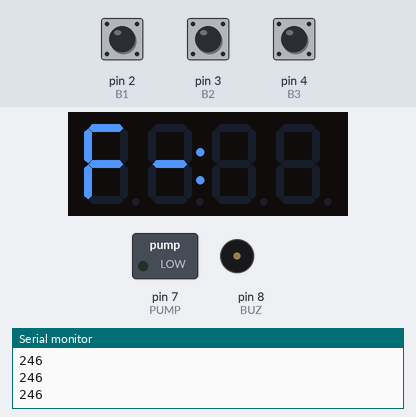
Bench run of a sketch on a simulated Arduino Uno, built with avr-gcc and run on an emulated ATmega328P. Shown: 4-digit seven-segment display, switched loads named in the sketch (green lamp = pin HIGH), buzzer (waves = sounding, pin HIGH), the last lines printed to the serial monitor. The inputs (shaded band) are chosen by the test bench; at power-on: pin 2 (B1) HIGH, pin 4 (B3) HIGH, pin 3 (B2) HIGH. EEPROM starts erased.

Above: at 1.7 s.
1.8 s: pin 2 (B1) pulled LOW for 0.15 s
At 1.96 s:
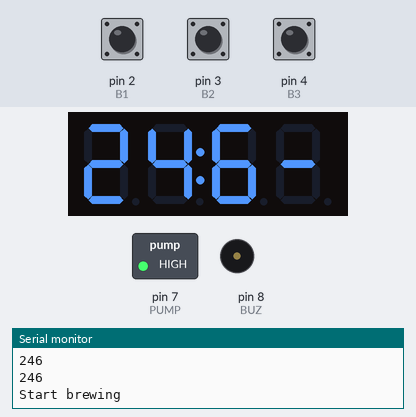
2.5 s: pin 4 (B3) pulled LOW for 3.2 s
At 3.86 s:
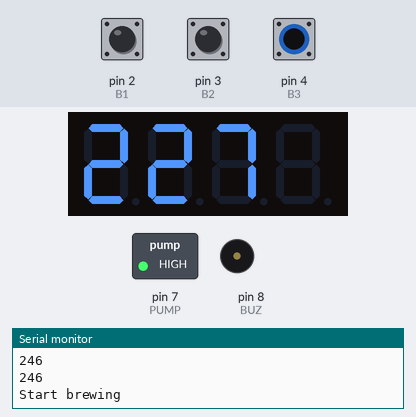
6.3 s: pin 3 (B2) pulled LOW for 0.15 s
At 6.9 s:
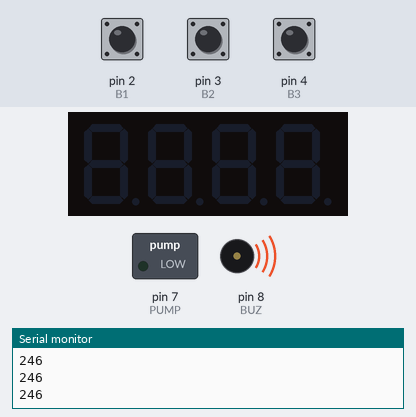
7.0 s: pin 3 (B2) pulled LOW for 1 s
11.0 s: pin 2 (B1) pulled LOW for 1 s
At 11.7 s:
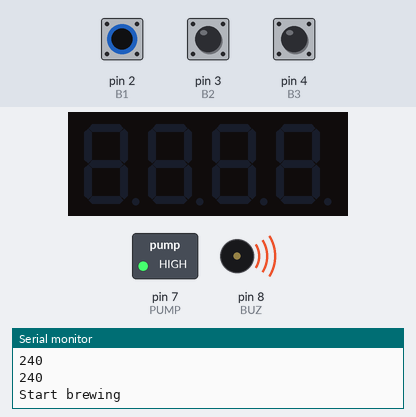
12.6 s: pin 3 (B2) pulled LOW for 3.2 s
At 18.5 s:
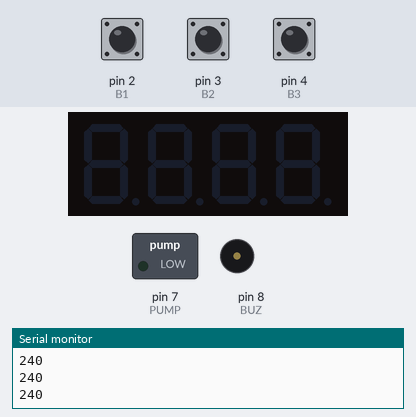
Timing chart, 0 to 19.5 s (numbered marks = the images above; inputs shaded):
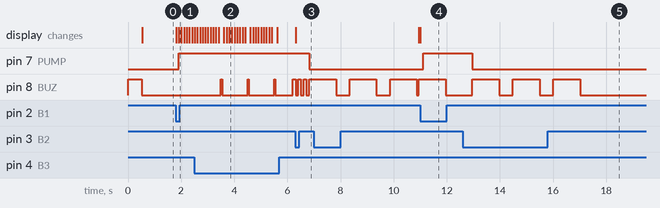

The sketch:

cofee_timer.ino
```cpp
#include <EEPROM.h>
#include "EEPROMAnything.h"
#include <TimerOne.h>
#include <Bounce2.h>
#include <avr/pgmspace.h>
#include "TM1637.h"
#define ON 1
#define OFF 0
#define SETTINGS_ADDR 0

struct config_c
{
  unsigned char time_prebrew = 20;
  unsigned char time_break = 50;
  unsigned char time_brew = 250;
} settings;

boolean _flag_settings_saved = false;
boolean _flag_left_inactive_menu = false;
int8_t TimeDisp[] = {0x00,0x00,0x00,0x00};
unsigned char ClockPoint = 1;
unsigned char Update = OFF;
unsigned int eepromaddr;
boolean Flag_ReadTime;
boolean _flag_brewing_status = false;
boolean _flag_brewing_paused = false;
boolean _flag_brewing_beeping = false;

long minute = 60000;
boolean timePassed = false;
unsigned char second;
unsigned char _second;
unsigned char _stage;
unsigned char brew_time_10, prebrew_time_10, break_time_10;
int menu_brew_time_10, menu_prebrew_time_10, menu_break_time_10;
unsigned char dsec;

int bv1, bv2, bv3;
unsigned long bv3_first, bv3_previous = HIGH;
unsigned long in_menu_last_pressed;
boolean _flag_inside_menu = false;
boolean inside_second_menu = false;
int beep_count;   // How long the button was held (secs)
int menu_level = 0;
int menu_digit = 0;
unsigned long previousMillis = 0;

#define B1 2
#define B2 3
#define B3 4
#define BUZ 8
#define PUMP 7

#define CLK 6//pins definitions for TM1637 and can be changed to other ports
#define DIO 5
TM1637 tm1637(CLK,DIO);

Bounce b3_debouncer = Bounce();

void setup()
{
  Serial.begin(9600);

  tm1637.set(BRIGHT_TYPICAL);//BRIGHT_TYPICAL = 2,BRIGHT_DARKEST = 0,BRIGHTEST = 7;
  tm1637.init();

//  BUTTONS
  pinMode(B1, INPUT);
  pinMode(B2, INPUT);
  pinMode(B3, INPUT_PULLUP);

  digitalWrite(B1, HIGH);
  digitalWrite(B2, HIGH);
  digitalWrite(B3, HIGH);

  pinMode(BUZ, OUTPUT);
  digitalWrite(BUZ, LOW);
  pinMode(PUMP, OUTPUT);
  digitalWrite(PUMP, LOW);

  b3_debouncer.attach(B3);
  b3_debouncer.interval(100);

// INTERRUPTS
  attachInterrupt(digitalPinToInterrupt( B1 ), runBrewingISR, FALLING);
  attachInterrupt(digitalPinToInterrupt( B2 ), breakBrewingISR, FALLING);

// buzzer BIP
  digitalWrite(BUZ, HIGH);
  delay(500);
  digitalWrite(BUZ, LOW);

  readSettings();
  displayCurrentSettings();


// default display
  tm1637.point(POINT_ON);
  TimeDisp[0] = 15;
  TimeDisp[1] = 16;
  TimeDisp[2] = 17;
  TimeDisp[3] = 18;
  tm1637.display(TimeDisp);
}
void loop()
{

//  button values
//  bv1 = digitalRead(B1);
//  bv2 = digitalRead(B2);


  if( _flag_inside_menu == true ) {

    tm1637.point(POINT_OFF);
    b3_debouncer.update();

    if( b3_debouncer.fell() ) {
      menu_digit++;
      if( menu_digit == 2)
      {
        menu_digit = 0;
        menu_level ++;
      }
      if(menu_level > 2) {
        menu_level = 0;
      }
      in_menu_last_pressed = millis();
    }


    if(millis() - in_menu_last_pressed > 10000) {
      // leaving menu after 10 seconds of inactivity

      _flag_inside_menu = false;
      _flag_left_inactive_menu = true;
    }

    switch(menu_level) {
      case 0:
        prepareTimeDisp(menu_prebrew_time_10, menu_level, menu_digit);
      break;
      case 1:
        prepareTimeDisp(menu_break_time_10, menu_level, menu_digit);
      break;
      case 2:
        prepareTimeDisp(menu_brew_time_10, menu_level, menu_digit);
      break;
      default: break;
    }
    Serial.println("IN TD");
    tm1637.display(TimeDisp);
  } else {
    bv3 = digitalRead(B3);

    if(_flag_inside_menu == false && _flag_brewing_status == false) {
      checkTimePassed();
    }


    // RUN MENU
    if (bv3 == LOW && bv3_previous == HIGH && millis()- bv3_first > 200){
      bv3_first = millis();    // if the buttons becomes press remember the time
    }

    if (bv3 == LOW && ((millis() - bv3_first) % 1000) < 20 && millis() - bv3_first > 500){
      beep_count++;
      if(beep_count < 5) {
        ledblink(1, 50, BUZ);
      }

    }
    if (bv3 == HIGH && bv3_previous == LOW && beep_count >= 3 && beep_count < 4){
      delay(500);
      ledblink(3,100,BUZ);
      in_menu_last_pressed = millis();
      tm1637.clearDisplay();

      // set temporary menu values
      menu_prebrew_time_10 = prebrew_time_10;
      menu_break_time_10 = break_time_10;
      menu_brew_time_10 = brew_time_10;

      _flag_inside_menu = true;
    }
    if (bv3 == HIGH && bv3_previous == LOW && beep_count >= 4 && beep_count < 5){
      delay(500);
      ledblink(4,100,BUZ);
      in_menu_last_pressed = millis();
      tm1637.clearDisplay();

      inside_second_menu = true;
    }

    if (bv3 == HIGH){ // reset the counter if the button is not pressed
      beep_count = 0;
    }

    bv3_previous = bv3;
  // RUN MENU END
  }


  if( _flag_brewing_beeping == true )
  {
    finishBeep();
  }
  if(Update == ON && _flag_brewing_status == true)
  {
    TimeUpdate();
    tm1637.display(TimeDisp);
  }

  if( _flag_settings_saved == true ) {
    menu_level = 0;
    menu_digit = 0;
    displayCurrentSettings();
    saveSettings();
    tm1637.clearDisplay();
    TimeDisp[0] = 20; TimeDisp[1] = 10; TimeDisp[2] = 21; TimeDisp[3] = 14;
    tm1637.display(TimeDisp);
    ledblink(1, 1000, BUZ);
    tm1637.clearDisplay();

    _flag_settings_saved = false;
  }

  if( _flag_left_inactive_menu == true ) {
    Serial.println("Leaving menu after inactivity");
    menu_level = 0;
    menu_digit = 0;
    ledblink(5, 50, BUZ);
    tm1637.point(OFF);
    tm1637.clearDisplay();


    _flag_left_inactive_menu = false;
  }
}


void checkTimePassed(void) {
  unsigned long current = millis();

  if( ( current > (minute * 10L) ) && ( current < ((minute * 10L) + 100) ) ) {
    // inform me after 10 minutes passed
    ledblink(1, 1000, BUZ);
  }
  if( ( current > (minute * 20L) ) && ( current < ((minute * 20L) + 100) ) ) {
    // inform me after 20 minutes passed
    ledblink(2, 2000, BUZ);
  }
  if( ( current > (minute * 30L) ) && ( current < ((minute * 30L) + 100) ) ) {
    // inform me after 30 minutes passed
    ledblink(3, 3000, BUZ);
  }
  if( ( current > (minute * 45L) ) && ( current < ((minute * 45L) + 1000) ) ) {
    // inform me after 45 minutes passed - constant sign
    digitalWrite(BUZ, HIGH);
    timePassed = true;
  }
}

void prepareTimeDisp(int TD, int8_t menu_level, int menu_digit) {
  unsigned long currentMillis = millis();
  if( currentMillis - previousMillis >= 200 ) {
    previousMillis = currentMillis;

    if(TimeDisp[menu_digit] == 19) {
        TimeDisp[0] = TD / 100;
        TimeDisp[1] = (TD / 10) % 10;
    } else {
      TimeDisp[menu_digit] = 19;
    }
  }

  TimeDisp[2] = 19;
  TimeDisp[3] = (16 + menu_level);
}


void ledblink(int times, int lengthms, int pinnum){
  for (int x=0; x<times;x++){
    digitalWrite(pinnum, HIGH);
    delay (lengthms);
    digitalWrite(pinnum, LOW);
    delay(lengthms);
  }
}


void runBrewingISR()
{

  static unsigned long last_interrupt_time = 0;
  unsigned long interrupt_time = millis();
  if( interrupt_time - last_interrupt_time > 200 )
  {
    if(_flag_inside_menu == true) {
      in_menu_last_pressed = millis();
      switch(menu_level) {
        case 0:
          if( menu_digit == 0 ) {
            if(menu_prebrew_time_10 / 100 == 9) menu_prebrew_time_10 -= 900;
            else menu_prebrew_time_10 += 100;
          } else {
            if( (menu_prebrew_time_10 / 10) % 10 == 9 ) menu_prebrew_time_10 -= 90;
            else menu_prebrew_time_10 += 10;
          }
        break;
        case 1:
          if( menu_digit == 0 ) {
            if(menu_break_time_10 / 100 == 9) menu_break_time_10 -= 900;
            else menu_break_time_10 += 100;
          } else {
            if( (menu_break_time_10 / 10) % 10 == 9 ) menu_break_time_10 -= 90;
            else menu_break_time_10 += 10;
          }
        break;
        case 2:
          if( menu_digit == 0 ) {
            if(menu_brew_time_10 / 100 == 9) menu_brew_time_10 -= 900;
            else menu_brew_time_10 += 100;
          } else {
            if( (menu_brew_time_10 / 10) % 10 == 9 ) menu_brew_time_10 -= 90;
            else menu_brew_time_10 += 10;
          }
        break;
        default: break;
      }

    } else if(timePassed == true) {
      timePassed = false;
      digitalWrite(BUZ, LOW);
      Serial.println("Stop buzzer");

    } else {
      if( _flag_brewing_status == false ) {
        Serial.println("Start brewing");
        _flag_brewing_status = true;
        swStart();
      } else {
        if( _flag_brewing_paused == true )
        {
          swResume();
          _flag_brewing_paused = false;
        }
        else
        {
          swPause();
          _flag_brewing_paused = true;
        }
      }
    }

  }
  last_interrupt_time = interrupt_time;
}

void breakBrewingISR()
{
  static unsigned long last_interrupt_time = 0;
  unsigned long interrupt_time = millis();
  if( interrupt_time - last_interrupt_time > 500 )
  {
    if( _flag_brewing_status == true )
    {

      swStop();
    }
    if( _flag_inside_menu == true )
    {
      _flag_settings_saved = true;
      _flag_inside_menu = false;
    }
  }
  last_interrupt_time = interrupt_time;
}


void swStart()
{
  dsec = 0;
  tm1637.clearDisplay();
  Timer1.initialize(100000);//timing for 100ms
  Timer1.attachInterrupt(TimingDown);//declare the interrupt serve routine:TimingISR
}


void TimingDown()
{
  Update = ON;
  if( dsec % 5 == 0 )
  {
    ClockPoint = (~ClockPoint) & 0x01;
  }

  dsec ++;

  if( dsec == 10) {
    dsec = 0;
  }


  if( prebrew_time_10 > 0)
  {
    second = prebrew_time_10 --;

    if( dsec % 5 != 0 ) _stage = 16;
    else _stage = 19;

    digitalWrite(PUMP, HIGH);
  }
  else
  {
    second = break_time_10;
    if( break_time_10 > 0)
    {
      second = break_time_10 --;
      if( dsec % 5 != 0 ) _stage = 17;
      else _stage = 19;
      digitalWrite(PUMP, LOW);
    }
    else
    {
      second = brew_time_10;
      if( brew_time_10 > 0)
      {
        brew_time_10 --;
        if( dsec % 5 != 0 ) _stage = 18;
        else _stage = 19;
        digitalWrite(PUMP, HIGH);
      }
      else
      {

        digitalWrite(PUMP, LOW);
        swStop();
      }
    }
  }
  // assign value to pass to display in TimeUpdate
  _second = second;


}


void TimeUpdate(void)
{
  if(ClockPoint) tm1637.point(POINT_OFF);//POINT_ON = 1,POINT_OFF = 0;
  else tm1637.point(POINT_ON);

  TimeDisp[0] = _second / 100;
  TimeDisp[1] = (_second / 10) % 10;
  TimeDisp[2] = _second % 10;
  TimeDisp[3] = _stage;

  Update = OFF;
}
void swResume()
{
  Flag_ReadTime = 0;
  Timer1.resume();
}

void swPause()//timer1 off if [CS12 CS11 CS10] is [0 0 0].
{
  TCCR1B &= ~(_BV(CS10) | _BV(CS11) | _BV(CS12));
}
void swStop()
{
  Timer1.stop();
  Timer1.restart();
  Timer1.detachInterrupt();

  tm1637.clearDisplay();
  tm1637.point(OFF);
  readSettings();

  _flag_brewing_status = false;
  dsec = 0;

  _flag_brewing_beeping = true;

//  Update = ON;
}

void readSettings(void) {
  EEPROM_readAnything(SETTINGS_ADDR, settings);
  brew_time_10 = settings.time_brew * 10;
  break_time_10 = settings.time_break * 10;
  prebrew_time_10 = settings.time_prebrew * 10;
  Serial.println();
  Serial.println("Settings read");
  Serial.println(prebrew_time_10);
  Serial.println(break_time_10);
  Serial.println(brew_time_10);
  Serial.println();
}

void saveSettings(void) {

  settings.time_prebrew = menu_prebrew_time_10 / 10;
  settings.time_break = menu_break_time_10 / 10;
  settings.time_brew = menu_brew_time_10 / 10;
  EEPROM_writeAnything(SETTINGS_ADDR, settings);
  Serial.println();
  Serial.println("Settings saved");
  Serial.println(settings.time_prebrew);
  Serial.println(settings.time_break);
  Serial.println(settings.time_brew);
  Serial.println();
  readSettings();
}

void displayCurrentSettings(void) {
  Serial.println();
  Serial.println("displayCurrentSettings");
  Serial.println(prebrew_time_10);
  Serial.println(break_time_10);
  Serial.println(brew_time_10);
  Serial.println();
}
void finishBeep()
{
  digitalWrite(PUMP, LOW);
  digitalWrite(BUZ, HIGH);
  TimeDisp[0] = 18; TimeDisp[1] = 18; TimeDisp[2] = 18; TimeDisp[3] = 18;
  tm1637.display(TimeDisp);
  delay(1000);

  digitalWrite(BUZ, LOW);
  tm1637.clearDisplay();
  delay(500);

  digitalWrite(BUZ, HIGH);
  TimeDisp[0] = 18; TimeDisp[1] = 18; TimeDisp[2] = 18; TimeDisp[3] = 18;
  tm1637.display(TimeDisp);
  delay(1000);

  digitalWrite(BUZ, LOW);
  tm1637.clearDisplay();
  delay(500);
  digitalWrite(BUZ, HIGH);
  TimeDisp[0] = 18; TimeDisp[1] = 18; TimeDisp[2] = 18; TimeDisp[3] = 18;
  tm1637.display(TimeDisp);
  delay(1000);

  digitalWrite(BUZ, LOW);
  tm1637.clearDisplay();
  _flag_brewing_beeping = false;
}
```

Measured:
- after the input at 1.8 s, pin 7 (PUMP): LOW → HIGH after 0.11 s; the display: first changes at once (image 1 shows a later state)
- after the input at 2.5 s, pin 8 (BUZ): LOW → HIGH after 1.0 s, then repeats every 1.0 s: LOW 0.95 s, HIGH 0.05 s
- after the input at 6.3 s, pin 7 (PUMP): HIGH → LOW after 0.52 s; the display: changes at once (image 3)
- after the input at 11.0 s, pin 7 (PUMP): LOW → HIGH after 0.11 s; the display: changes at once (image 4)
- after the input at 12.6 s, pin 7 (PUMP): HIGH → LOW after 0.36 s; pin 8 (BUZ): alternates HIGH for 1.0 s and LOW for 0.51 s, 6 changes in all, then stays LOW, starting after 0.36 s
